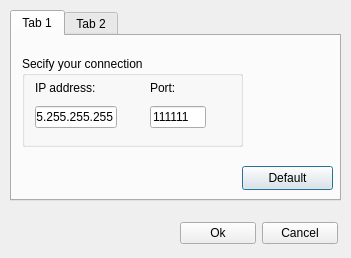
<?xml version="1.0" encoding="UTF-8"?>
<ui version="4.0">
 <class>SettingWindow</class>
 <widget class="QDialog" name="SettingWindow">
  <property name="geometry">
   <rect>
    <x>0</x>
    <y>0</y>
    <width>351</width>
    <height>258</height>
   </rect>
  </property>
  <property name="windowTitle">
   <string>Dialog</string>
  </property>
  <widget class="QTabWidget" name="tabWidget">
   <property name="geometry">
    <rect>
     <x>10</x>
     <y>10</y>
     <width>331</width>
     <height>191</height>
    </rect>
   </property>
   <property name="tabletTracking">
    <bool>false</bool>
   </property>
   <property name="currentIndex">
    <number>0</number>
   </property>
   <widget class="QWidget" name="setting1">
    <attribute name="title">
     <string>Tab 1</string>
    </attribute>
    <widget class="QGroupBox" name="groupBox">
     <property name="geometry">
      <rect>
       <x>10</x>
       <y>20</y>
       <width>221</width>
       <height>91</height>
      </rect>
     </property>
     <property name="title">
      <string>Secify your connection</string>
     </property>
     <widget class="QWidget" name="">
      <property name="geometry">
       <rect>
        <x>10</x>
        <y>20</y>
        <width>191</width>
        <height>52</height>
       </rect>
      </property>
      <layout class="QGridLayout" name="gridLayout_3">
       <item row="0" column="2">
        <layout class="QVBoxLayout" name="verticalLayout">
         <property name="sizeConstraint">
          <enum>QLayout::SetMinimumSize</enum>
         </property>
         <item>
          <widget class="QLabel" name="port_lbl">
           <property name="text">
            <string>Port:</string>
           </property>
          </widget>
         </item>
         <item>
          <widget class="QLineEdit" name="Port">
           <property name="enabled">
            <bool>true</bool>
           </property>
           <property name="text">
            <string>111111</string>
           </property>
           <property name="maxLength">
            <number>6</number>
           </property>
           <property name="clearButtonEnabled">
            <bool>false</bool>
           </property>
          </widget>
         </item>
        </layout>
       </item>
       <item row="0" column="1">
        <spacer name="horizontalSpacer">
         <property name="orientation">
          <enum>Qt::Horizontal</enum>
         </property>
         <property name="sizeHint" stdset="0">
          <size>
           <width>80</width>
           <height>20</height>
          </size>
         </property>
        </spacer>
       </item>
       <item row="0" column="0">
        <layout class="QGridLayout" name="gridLayout_2">
         <item row="0" column="1">
          <widget class="QLabel" name="IPlbl">
           <property name="text">
            <string>IP address:</string>
           </property>
          </widget>
         </item>
         <item row="1" column="1">
          <widget class="QLineEdit" name="IpAddress">
           <property name="text">
            <string>255.255.255.255</string>
           </property>
           <property name="maxLength">
            <number>15</number>
           </property>
          </widget>
         </item>
         <item row="0" column="0">
          <spacer name="horizontalSpacer_3">
           <property name="orientation">
            <enum>Qt::Horizontal</enum>
           </property>
           <property name="sizeHint" stdset="0">
            <size>
             <width>30</width>
             <height>20</height>
            </size>
           </property>
          </spacer>
         </item>
        </layout>
       </item>
       <item row="0" column="3">
        <spacer name="horizontalSpacer_2">
         <property name="orientation">
          <enum>Qt::Horizontal</enum>
         </property>
         <property name="sizeHint" stdset="0">
          <size>
           <width>70</width>
           <height>20</height>
          </size>
         </property>
        </spacer>
       </item>
      </layout>
     </widget>
    </widget>
    <widget class="QPushButton" name="defaultButton">
     <property name="geometry">
      <rect>
       <x>230</x>
       <y>130</y>
       <width>91</width>
       <height>24</height>
      </rect>
     </property>
     <property name="text">
      <string>Default</string>
     </property>
    </widget>
   </widget>
   <widget class="QWidget" name="setting2">
    <attribute name="title">
     <string>Tab 2</string>
    </attribute>
    <widget class="QGroupBox" name="groupBox_2">
     <property name="geometry">
      <rect>
       <x>10</x>
       <y>20</y>
       <width>171</width>
       <height>81</height>
      </rect>
     </property>
     <property name="title">
      <string>GroupBox</string>
     </property>
     <widget class="QWidget" name="">
      <property name="geometry">
       <rect>
        <x>10</x>
        <y>20</y>
        <width>118</width>
        <height>46</height>
       </rect>
      </property>
      <layout class="QGridLayout" name="gridLayout_4">
       <item row="0" column="0">
        <widget class="QLabel" name="username_lbl">
         <property name="text">
          <string>username</string>
         </property>
        </widget>
       </item>
       <item row="1" column="0">
        <widget class="QLineEdit" name="Usename_edit">
         <property name="maxLength">
          <number>20</number>
         </property>
        </widget>
       </item>
      </layout>
     </widget>
    </widget>
   </widget>
  </widget>
  <widget class="QWidget" name="">
   <property name="geometry">
    <rect>
     <x>180</x>
     <y>220</y>
     <width>158</width>
     <height>26</height>
    </rect>
   </property>
   <layout class="QGridLayout" name="gridLayout">
    <item row="0" column="0">
     <widget class="QPushButton" name="OKbutton">
      <property name="text">
       <string>Ok</string>
      </property>
     </widget>
    </item>
    <item row="0" column="1">
     <widget class="QPushButton" name="CnclButton">
      <property name="text">
       <string>Cancel</string>
      </property>
     </widget>
    </item>
   </layout>
  </widget>
 </widget>
 <resources/>
 <connections>
  <connection>
   <sender>OKbutton</sender>
   <signal>clicked()</signal>
   <receiver>SettingWindow</receiver>
   <slot>accept()</slot>
   <hints>
    <hint type="sourcelabel">
     <x>208</x>
     <y>382</y>
    </hint>
    <hint type="destinationlabel">
     <x>175</x>
     <y>205</y>
    </hint>
   </hints>
  </connection>
  <connection>
   <sender>CnclButton</sender>
   <signal>clicked()</signal>
   <receiver>SettingWindow</receiver>
   <slot>reject()</slot>
   <hints>
    <hint type="sourcelabel">
     <x>289</x>
     <y>382</y>
    </hint>
    <hint type="destinationlabel">
     <x>175</x>
     <y>205</y>
    </hint>
   </hints>
  </connection>
 </connections>
</ui>
